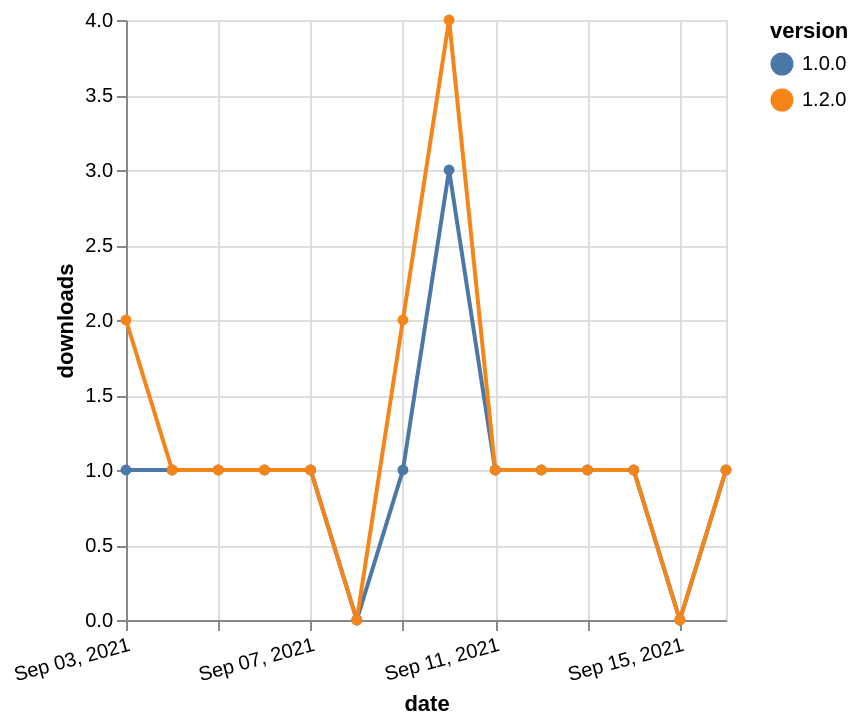

Vega-Lite specification stored for this chart:
### Vega-Lite specification from a JSON file in a GitHub repository (floating-point values rounded to 4 significant figures)
{"$schema": "https://vega.github.io/schema/vega-lite/v5.json", "description": "A simple bar chart with embedded data.", "data": {"values": [{"date": "2021-09-03", "total": 202, "delta": 1, "version": "1.0.0"}, {"date": "2021-09-04", "total": 203, "delta": 1, "version": "1.0.0"}, {"date": "2021-09-05", "total": 204, "delta": 1, "version": "1.0.0"}, {"date": "2021-09-06", "total": 205, "delta": 1, "version": "1.0.0"}, {"date": "2021-09-07", "total": 206, "delta": 1, "version": "1.0.0"}, {"date": "2021-09-08", "total": 206, "delta": 0, "version": "1.0.0"}, {"date": "2021-09-09", "total": 207, "delta": 1, "version": "1.0.0"}, {"date": "2021-09-10", "total": 210, "delta": 3, "version": "1.0.0"}, {"date": "2021-09-11", "total": 211, "delta": 1, "version": "1.0.0"}, {"date": "2021-09-12", "total": 212, "delta": 1, "version": "1.0.0"}, {"date": "2021-09-13", "total": 213, "delta": 1, "version": "1.0.0"}, {"date": "2021-09-14", "total": 214, "delta": 1, "version": "1.0.0"}, {"date": "2021-09-15", "total": 214, "delta": 0, "version": "1.0.0"}, {"date": "2021-09-16", "total": 215, "delta": 1, "version": "1.0.0"}, {"date": "2021-09-03", "total": 124, "delta": 2, "version": "1.2.0"}, {"date": "2021-09-04", "total": 125, "delta": 1, "version": "1.2.0"}, {"date": "2021-09-05", "total": 126, "delta": 1, "version": "1.2.0"}, {"date": "2021-09-06", "total": 127, "delta": 1, "version": "1.2.0"}, {"date": "2021-09-07", "total": 128, "delta": 1, "version": "1.2.0"}, {"date": "2021-09-08", "total": 128, "delta": 0, "version": "1.2.0"}, {"date": "2021-09-09", "total": 130, "delta": 2, "version": "1.2.0"}, {"date": "2021-09-10", "total": 134, "delta": 4, "version": "1.2.0"}, {"date": "2021-09-11", "total": 135, "delta": 1, "version": "1.2.0"}, {"date": "2021-09-12", "total": 136, "delta": 1, "version": "1.2.0"}, {"date": "2021-09-13", "total": 137, "delta": 1, "version": "1.2.0"}, {"date": "2021-09-14", "total": 138, "delta": 1, "version": "1.2.0"}, {"date": "2021-09-15", "total": 138, "delta": 0, "version": "1.2.0"}, {"date": "2021-09-16", "total": 139, "delta": 1, "version": "1.2.0"}]}, "width": "container", "mark": {"type": "line", "point": {"filled": true}}, "encoding": {"x": {"field": "date", "type": "temporal", "timeUnit": "yearmonthdate", "title": "date", "axis": {"labelAngle": -15}}, "y": {"field": "delta", "type": "quantitative", "title": "downloads"}, "color": {"field": "version", "type": "nominal"}, "tooltip": {"field": "delta"}}}
